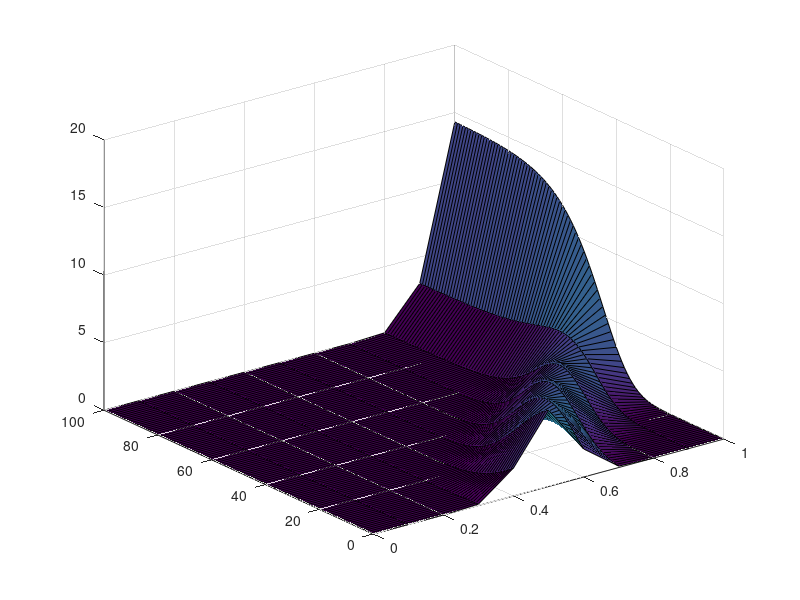

Here is the MATLAB script that generated this plot:
clear
%%% Set Params %%%%%%
T = 100;
meshs= 101;
mesht= 100001;
ds=1/(meshs-1);
dt=T/(mesht-1);
s  = 0:ds:1;
t  = 0:dt:T;

S = 0.0001;  %sigma
B = 1;  %beta

a = .1;
P0 = exp(-((-(1/2)+s).^2/a^2))/(a.*sqrt(pi).*erf(1/(2*a)));
P0 = P0/trapz(s,P0);
%a = 30;
%P0 =(2*a*(1+cos(a*s.^2)))./(3*a+cos(a)*sin(a));
%P0 = P0/trapz(s,P0);
%P0 = ones(1,meshs); %initial distribution % Uniform
%P0 = [1.5*ones(1,(meshx-1)/2) 1 .5*ones(1,(meshx-1)/2)];
sbar0 = trapz(s,s.*P0); %initial xbar

A1 = S*dt/ds^2;
A2 = B*dt;

P  = [P0 ; zeros(mesht-1,meshs)];
sbar = [sbar0 zeros(1,mesht-1)];
norm = [1 zeros(1,mesht-1)];

 for i=2:mesht
     P(i,2:meshs-1)=P(i-1,2:meshs-1)+A1*(P(i-1,3:meshs)-2*P(i-1,2:meshs-1)+P(i-1,1:meshs-2))+...
         A2*(s(2:meshs-1)-sbar(i-1)).*P(i-1,2:meshs-1);
     P(i,1)=P(i-1,1)+2*A1*(P(i-1,2)-P(i-1,1))+ A2*(-sbar(i-1)).*P(i-1,1);
     P(i,meshs)=P(i-1,meshs)+2*A1*(P(i-1,meshs-1)-P(i-1,meshs))+ ...
         A2*(1-sbar(i-1)).*P(i-1,meshs);

     norm(i) = trapz(s,P(i,:)); %Compute total mass.
     P(i,:) = P(i,:)/norm(i); %Ensure it equals 1.

     sbar(i) = trapz(s,s.*P(i,:));
 end
 figure
 surf(s(1:10:meshs),t(1:1000:mesht),P(1:1000:mesht,1:10:meshs))